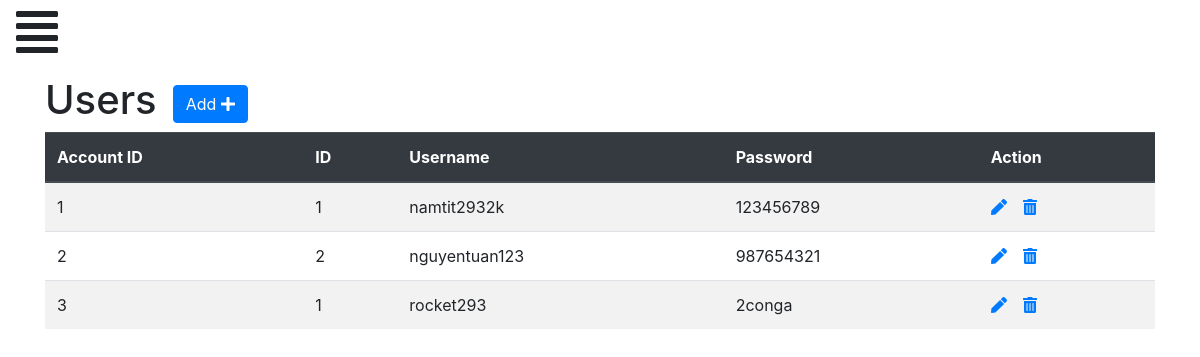
The page /admin/users.php (signed in) on the database its author committed.
### tables this page shows
CREATE TABLE `users` (
  `aid` int(11) NOT NULL,
  `id` int(11) NOT NULL,
  `username` varchar(50) NOT NULL,
  `password` varchar(50) NOT NULL
);

### admin/users.php (the view, shortened to what this page needs)
<?php
include('configadmin.php');
?>
<body>
<span onclick="openNav()"><i class="fas fa-align-justify fa-3x mt-2 ml-3"></i></span>
<div id="main">
    <div class="container">
    <form class="form-inline">
        <div class="form-group">
            <h1 class="" style="text-align:left">Users</h1>
            <a name="" id="" class="btn btn-primary ml-3" href="createusers.php" role="button">Add <i class="fas fa-plus"></i></a>
        </div>
    </form>
        <table class="table table-striped">
            <thead class="thead-dark">
                <tr>
                    <th>Account ID</th>
                    <th>ID</th>
                    <th>Username</th>
                    <th>Password</th>
                    <th>Action</th>
                </tr>
            </thead>
            <tbody>
            <?php
            $sql="select * from users";
            $res=mysqli_query($conn,$sql);
            $datas=mysqli_fetch_all($res);
            foreach($datas as $data)
            {
                echo '<tr>';
                echo '<td>'.$data[0].'</td>';
                echo '<td>'.$data[1].'</td>';
                echo '<td>'.$data[2].'</td>';
                echo '<td>'.$data[3].'</td>';
                echo '<td><a href="updateusers.php?id='.$data[0].'" role="button"><i class="fas fa-pen mr-2"></i></a><a href="deleteusers.php?id='.$data[0].'" role="button"><i class="fas fa-trash-alt ml-2"></i></a></td>';
                echo '</tr>';
            }
            ?>
            </tbody>
        </table>
    </div>
</div>
</body>
</html>

### admin/style/navbar.css (style rules this page uses)
#main { transition: margin-left .5s; padding: 20px; }

### admin/css/all.css (style rules this page uses)
.fa-3x { font-size: 3em; }
.fa-align-justify:before { content: "\f039"; }
.fa-pen:before { content: "\f304"; }
.fa-plus:before { content: "\f067"; }
.fa-trash-alt:before { content: "\f2ed"; }

### rows shown on the page
users: aid "1", id "1", username "namtit2932k", password "123456789"
users: aid "2", id "2", username "nguyentuan123", password "987654321"
users: aid "3", id "1", username "rocket293", password "2conga"
